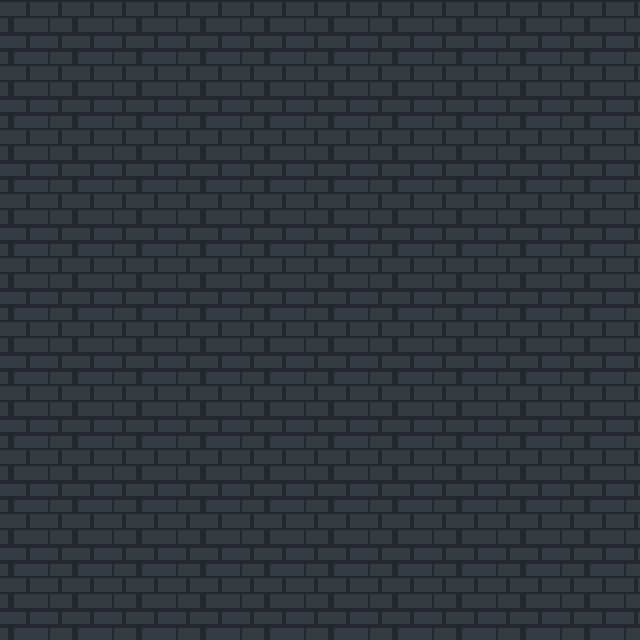

A level layout from a 2D game, rendered from its tile map. Below: a short description, then the map file with its tile-grid data intact:
An orthogonal 10x10 tile map with 64x64 px tiles, 1 tile layer (Floor).

<map version="1.5" tiledversion="1.6.0" orientation="orthogonal" renderorder="right-down" width="10" height="10" tilewidth="64" tileheight="64" infinite="0" nextlayerid="2" nextobjectid="1">
 <tileset firstgid="1" name="tiles" tilewidth="64" tileheight="64" tilecount="1" columns="0">
  <grid orientation="orthogonal" width="1" height="1" />
  <tile id="0">
   <image width="64" height="64" source="../images/tiles/brick_floor.png" />
  </tile>
 </tileset>
 <layer id="1" name="Floor" width="10" height="10">
  <data encoding="csv">
1,1,1,1,1,1,1,1,1,1,
1,1,1,1,1,1,1,1,1,1,
1,1,1,1,1,1,1,1,1,1,
1,1,1,1,1,1,1,1,1,1,
1,1,1,1,1,1,1,1,1,1,
1,1,1,1,1,1,1,1,1,1,
1,1,1,1,1,1,1,1,1,1,
1,1,1,1,1,1,1,1,1,1,
1,1,1,1,1,1,1,1,1,1,
1,1,1,1,1,1,1,1,1,1
</data>
 </layer>
</map>
